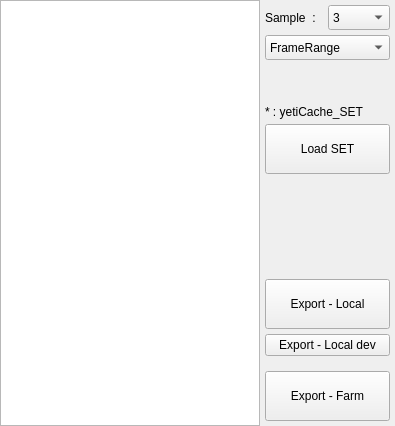
                          <widget class="QWidget" name="tab4">
                           <attribute name="title">
                            <string>Yeti</string>
                           </attribute>
                           <layout class="QVBoxLayout" name="verticalLayout_9">
                            <property name="spacing">
                             <number>0</number>
                            </property>
                            <property name="leftMargin">
                             <number>0</number>
                            </property>
                            <property name="topMargin">
                             <number>0</number>
                            </property>
                            <property name="rightMargin">
                             <number>0</number>
                            </property>
                            <property name="bottomMargin">
                             <number>0</number>
                            </property>
                            <item>
                             <widget class="QWidget" name="yetiMenuWidget" native="true">
                              <layout class="QHBoxLayout" name="horizontalLayout_8">
                               <property name="spacing">
                                <number>0</number>
                               </property>
                               <property name="leftMargin">
                                <number>0</number>
                               </property>
                               <property name="topMargin">
                                <number>0</number>
                               </property>
                               <property name="rightMargin">
                                <number>0</number>
                               </property>
                               <property name="bottomMargin">
                                <number>0</number>
                               </property>
                               <item>
                                <widget class="QTreeWidget" name="yeti_TreeWidget">
                                 <property name="sizePolicy">
                                  <sizepolicy hsizetype="Expanding" vsizetype="Expanding">
                                   <horstretch>0</horstretch>
                                   <verstretch>0</verstretch>
                                  </sizepolicy>
                                 </property>
                                 <property name="minimumSize">
                                  <size>
                                   <width>260</width>
                                   <height>0</height>
                                  </size>
                                 </property>
                                 <property name="font">
                                  <font>
                                   <pointsize>10</pointsize>
                                  </font>
                                 </property>
                                 <property name="alternatingRowColors">
                                  <bool>true</bool>
                                 </property>
                                 <property name="selectionMode">
                                  <enum>QAbstractItemView::SingleSelection</enum>
                                 </property>
                                 <property name="selectionBehavior">
                                  <enum>QAbstractItemView::SelectItems</enum>
                                 </property>
                                 <property name="sortingEnabled">
                                  <bool>true</bool>
                                 </property>
                                 <attribute name="headerVisible">
                                  <bool>false</bool>
                                 </attribute>
                                 <attribute name="headerShowSortIndicator" stdset="0">
                                  <bool>true</bool>
                                 </attribute>
                                 <column>
                                  <property name="text">
                                   <string>A</string>
                                  </property>
                                 </column>
                                 <column>
                                  <property name="text">
                                   <string>B</string>
                                  </property>
                                 </column>
                                </widget>
                               </item>
                               <item>
                                <layout class="QVBoxLayout" name="verticalLayout_16">
                                 <property name="spacing">
                                  <number>5</number>
                                 </property>
                                 <property name="leftMargin">
                                  <number>5</number>
                                 </property>
                                 <property name="topMargin">
                                  <number>5</number>
                                 </property>
                                 <property name="rightMargin">
                                  <number>5</number>
                                 </property>
                                 <property name="bottomMargin">
                                  <number>5</number>
                                 </property>
                                 <item>
                                  <layout class="QHBoxLayout" name="horizontalLayout_19">
                                   <property name="spacing">
                                    <number>0</number>
                                   </property>
                                   <property name="leftMargin">
                                    <number>0</number>
                                   </property>
                                   <property name="topMargin">
                                    <number>0</number>
                                   </property>
                                   <property name="rightMargin">
                                    <number>0</number>
                                   </property>
                                   <property name="bottomMargin">
                                    <number>0</number>
                                   </property>
                                   <item>
                                    <widget class="QLabel" name="label_13">
                                     <property name="minimumSize">
                                      <size>
                                       <width>15</width>
                                       <height>0</height>
                                      </size>
                                     </property>
                                     <property name="text">
                                      <string>Sample  :</string>
                                     </property>
                                    </widget>
                                   </item>
                                   <item>
                                    <widget class="QComboBox" name="comboBox">
                                     <property name="minimumSize">
                                      <size>
                                       <width>0</width>
                                       <height>25</height>
                                      </size>
                                     </property>
                                     <property name="currentIndex">
                                      <number>1</number>
                                     </property>
                                     <item>
                                      <property name="text">
                                       <string>1</string>
                                      </property>
                                     </item>
                                     <item>
                                      <property name="text">
                                       <string>3</string>
                                      </property>
                                     </item>
                                     <item>
                                      <property name="text">
                                       <string>5</string>
                                      </property>
                                     </item>
                                    </widget>
                                   </item>
                                  </layout>
                                 </item>
                                 <item>
                                  <widget class="QComboBox" name="yetiCacheFrameRange_combo">
                                   <property name="minimumSize">
                                    <size>
                                     <width>0</width>
                                     <height>25</height>
                                    </size>
                                   </property>
                                   <item>
                                    <property name="text">
                                     <string>FrameRange</string>
                                    </property>
                                   </item>
                                   <item>
                                    <property name="text">
                                     <string>CurrentFrame</string>
                                    </property>
                                   </item>
                                  </widget>
                                 </item>
                                 <item>
                                  <spacer name="verticalSpacer_21">
                                   <property name="orientation">
                                    <enum>Qt::Vertical</enum>
                                   </property>
                                   <property name="sizeHint" stdset="0">
                                    <size>
                                     <width>20</width>
                                     <height>40</height>
                                    </size>
                                   </property>
                                  </spacer>
                                 </item>
                                 <item>
                                  <widget class="QLabel" name="label_11">
                                   <property name="text">
                                    <string>* : yetiCache_SET</string>
                                   </property>
                                   <property name="margin">
                                    <number>5</number>
                                   </property>
                                  </widget>
                                 </item>
                                 <item>
                                  <widget class="QPushButton" name="yetiCacheSetAllLoad_PushButton">
                                   <property name="sizePolicy">
                                    <sizepolicy hsizetype="Minimum" vsizetype="Preferred">
                                     <horstretch>0</horstretch>
                                     <verstretch>0</verstretch>
                                    </sizepolicy>
                                   </property>
                                   <property name="minimumSize">
                                    <size>
                                     <width>125</width>
                                     <height>50</height>
                                    </size>
                                   </property>
                                   <property name="text">
                                    <string>Load SET</string>
                                   </property>
                                  </widget>
                                 </item>
                                 <item>
                                  <spacer name="verticalSpacer_13">
                                   <property name="orientation">
                                    <enum>Qt::Vertical</enum>
                                   </property>
                                   <property name="sizeHint" stdset="0">
                                    <size>
                                     <width>20</width>
                                     <height>100</height>
                                    </size>
                                   </property>
                                  </spacer>
                                 </item>
                                 <item>
                                  <widget class="QPushButton" name="yetiExport_PushButton">
                                   <property name="sizePolicy">
                                    <sizepolicy hsizetype="Minimum" vsizetype="Preferred">
                                     <horstretch>0</horstretch>
                                     <verstretch>0</verstretch>
                                    </sizepolicy>
                                   </property>
                                   <property name="minimumSize">
                                    <size>
                                     <width>0</width>
                                     <height>50</height>
                                    </size>
                                   </property>
                                   <property name="text">
                                    <string>Export - Local</string>
                                   </property>
                                  </widget>
                                 </item>
                                 <item>
                                  <widget class="QPushButton" name="yetiExportLocal_dev_PushButton">
                                   <property name="text">
                                    <string>Export - Local dev</string>
                                   </property>
                                  </widget>
                                 </item>
                                 <item>
                                  <spacer name="verticalSpacer_5">
                                   <property name="orientation">
                                    <enum>Qt::Vertical</enum>
                                   </property>
                                   <property name="sizeHint" stdset="0">
                                    <size>
                                     <width>20</width>
                                     <height>10</height>
                                    </size>
                                   </property>
                                  </spacer>
                                 </item>
                                 <item>
                                  <widget class="QPushButton" name="renderFarm4PushButtom">
                                   <property name="minimumSize">
                                    <size>
                                     <width>0</width>
                                     <height>50</height>
                                    </size>
                                   </property>
                                   <property name="text">
                                    <string>Export - Farm</string>
                                   </property>
                                  </widget>
                                 </item>
                                </layout>
                               </item>
                              </layout>
                             </widget>
                            </item>
                           </layout>
                          </widget>
